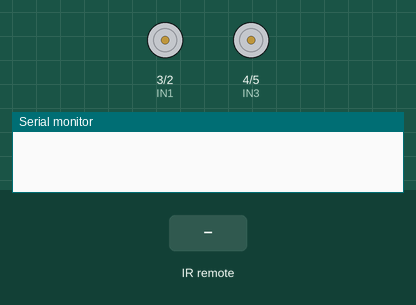
Simulated run of this sketch. Board: Arduino Uno, built with avr-gcc and run on an emulated ATmega328P. Parts: motor-driver pin pairs drawn as motors (green arrow = first pin HIGH = forward, orange = second pin HIGH = backward, longer = more drive, scaled by the enable pin), the last lines printed to the serial monitor. Inputs (shaded band) come from the test bench.

Above: at 1.2 s.
1.3 s: infrared code 0xFF6897 received
At 2.4 s:
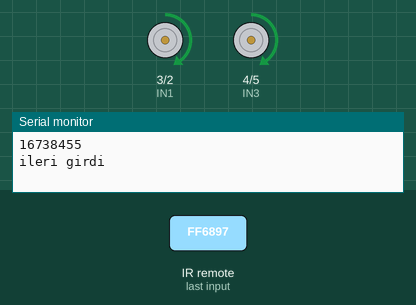
2.8 s: infrared code 0xFF10EF received
At 3.6 s:
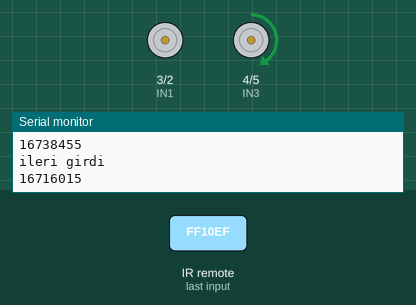
4.3 s: infrared code 0xFF5AA5 received
At 4.7 s:
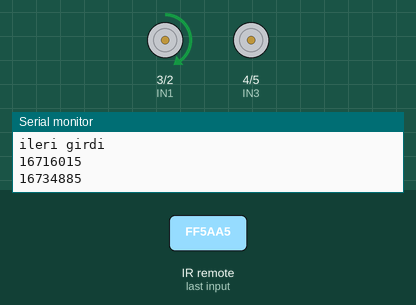
5.8 s: infrared code 0xFF4AB5 received
At 7.0 s:
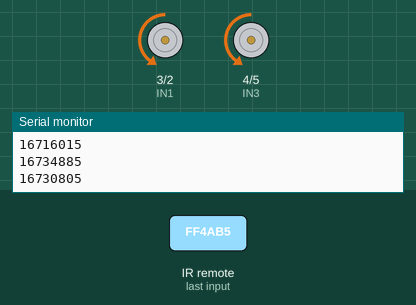
Timing chart, 0 to 8.3 s (numbered marks = the images above; inputs shaded):
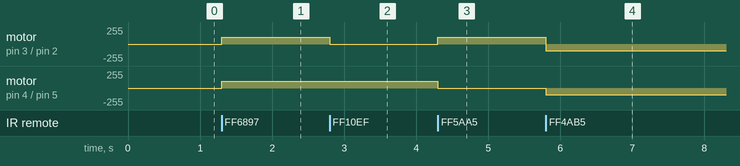

The sketch:

remote_arduino.ino
```cpp
#include <IRremote.h>
int IN1 = 3;    // Sürücü kartın IN1 bağlantısı
int IN2 = 2;    // Sürücü kartın IN2 bağlantısı
int ENA = 9;    // Motorun çalışma ve hız kontrol pini

int IN3 = 4;    // Sürücü kartın IN1 bağlantısı
int IN4 = 5;    // Sürücü kartın IN2 bağlantısı
int ENB = 10;    // Motorun çalışma ve hız kontrol pini


IRrecv irrecv(12);
decode_results results;
void setup() {
  pinMode(IN1, OUTPUT);     // Pinler çıkış olarak ayarlanıyor
  pinMode(IN2, OUTPUT);
  pinMode(IN3, OUTPUT);     // Pinler çıkış olarak ayarlanıyor
  pinMode(IN4, OUTPUT);
  irrecv.enableIRIn();
  Serial.begin(9600);
}
void ileri(){
  Serial.println("ileri girdi");
  analogWrite(ENA, 100);     // Hız ayarı yapılıyor (0-255 arası yazılabilir)
  digitalWrite(IN1, HIGH);  // Dönüş yönü IN1-IN2 pinlerinin hangisinin HIGH
  digitalWrite(IN2, LOW);   // hangisinin LOW yapıldığıyla ayarlanıyor
  analogWrite(ENB, 100);     // Hız ayarı yapılıyor (0-255 arası yazılabilir)
  digitalWrite(IN3, HIGH);  // Dönüş yönü IN1-IN2 pinlerinin hangisinin HIGH
  digitalWrite(IN4, LOW);
  delay(100);
            // Motorun dönüş süresini ayarlıyoruz
}
void dur(){
  analogWrite(ENA, 100);     // Hız ayarı yapılıyor (0-255 arası yazılabilir)
  digitalWrite(IN1, LOW);  // Dönüş yönü IN1-IN2 pinlerinin hangisinin HIGH
  digitalWrite(IN2, LOW);   // hangisinin LOW yapıldığıyla ayarlanıyor
  analogWrite(ENB, 100);     // Hız ayarı yapılıyor (0-255 arası yazılabilir)
  digitalWrite(IN3, LOW);  // Dönüş yönü IN1-IN2 pinlerinin hangisinin HIGH
  digitalWrite(IN4, LOW);
  delay(100);
            // Motorun dönüş süresini ayarlıyoruz
}
void sag(){
  analogWrite(ENA, 100);     // Hız ayarı yapılıyor (0-255 arası yazılabilir)
  digitalWrite(IN1, HIGH);  // Dönüş yönü IN1-IN2 pinlerinin hangisinin HIGH
  digitalWrite(IN2, LOW);   // hangisinin LOW yapıldığıyla ayarlanıyor
  analogWrite(ENB, 100);     // Hız ayarı yapılıyor (0-255 arası yazılabilir)
  digitalWrite(IN3, LOW);  // Dönüş yönü IN1-IN2 pinlerinin hangisinin HIGH
  digitalWrite(IN4, LOW);
  delay(100);
            // Motorun dönüş süresini ayarlıyoruz
}
void sol(){
  analogWrite(ENA, 100);     // Hız ayarı yapılıyor (0-255 arası yazılabilir)
  digitalWrite(IN1, LOW);  // Dönüş yönü IN1-IN2 pinlerinin hangisinin HIGH
  digitalWrite(IN2, LOW);   // hangisinin LOW yapıldığıyla ayarlanıyor
  analogWrite(ENB, 100);     // Hız ayarı yapılıyor (0-255 arası yazılabilir)
  digitalWrite(IN3, HIGH);  // Dönüş yönü IN1-IN2 pinlerinin hangisinin HIGH
  digitalWrite(IN4, LOW);
  delay(100);
            // Motorun dönüş süresini ayarlıyoruz
}

void geri(){
  analogWrite(ENA, 100);     // Hız ayarı yapılıyor (0-255 arası yazılabilir)
  digitalWrite(IN1, LOW);  // Dönüş yönü IN1-IN2 pinlerinin hangisinin HIGH
  digitalWrite(IN2, HIGH);   // hangisinin LOW yapıldığıyla ayarlanıyor
  analogWrite(ENB, 100);     // Hız ayarı yapılıyor (0-255 arası yazılabilir)
  digitalWrite(IN3, LOW);  // Dönüş yönü IN1-IN2 pinlerinin hangisinin HIGH
  digitalWrite(IN4, HIGH);
  delay(100);
            // Motorun dönüş süresini ayarlıyoruz
}
void loop() {
  if (irrecv.decode(&results)){
    Serial.println(results.value);
    if (results.value==16738455){
      ileri();
    }
    else if(results.value==16716015) {
      sol();
    }
    else if (results.value==16734885) {
      sag();
    }
    else if (results.value==16730805) {
      geri();
    }
    else {
      dur();
    }
    irrecv.resume();
  }
}
```

Measured:
- after the input at 1.3 s, motor on pin 3 (IN1) / pin 2 (IN2), motor on pin 4 (IN3) / pin 5 (IN4): stopped → forward 100/255 at once
- after the input at 2.8 s, motor on pin 3 (IN1) / pin 2 (IN2): forward 100/255 → stopped at once
- after the input at 4.3 s, motor on pin 3 (IN1) / pin 2 (IN2): stopped → forward 100/255 at once; motor on pin 4 (IN3) / pin 5 (IN4): forward 100/255 → stopped at once
- after the input at 5.8 s, motor on pin 3 (IN1) / pin 2 (IN2): forward 100/255 → backward 100/255 at once; motor on pin 4 (IN3) / pin 5 (IN4): stopped → backward 100/255 at once
